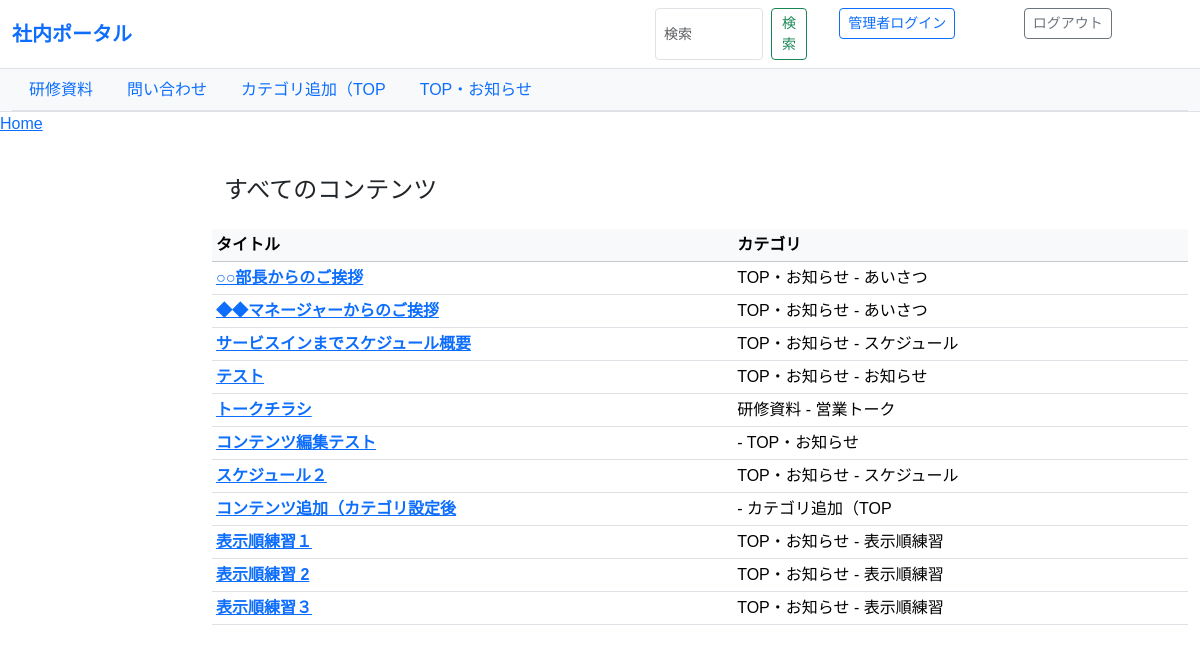
The app's page /all_contents/, older data.
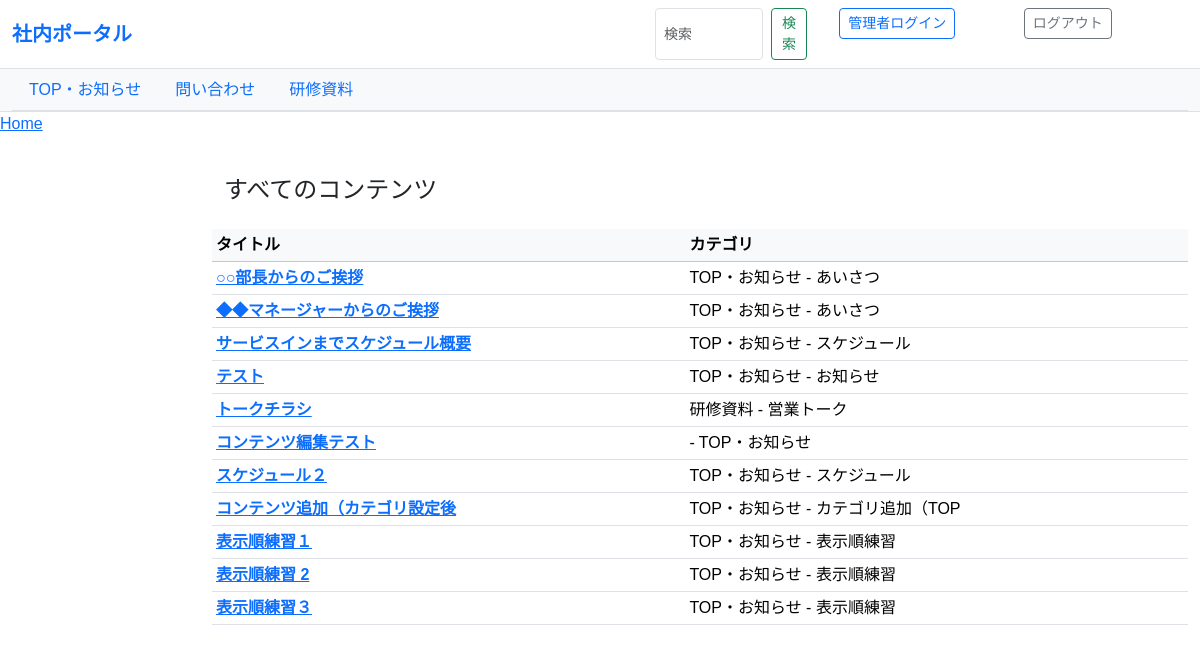
The same page, newer data.
### share/models.py (models this page shows, shortened)
class Category(models.Model):
    id = models.AutoField(primary_key=True)
    name = models.CharField(
        verbose_name="カテゴリ名",
        max_length=100
    )
    parent_id = models.PositiveIntegerField(
        db_column="親カテゴリ",
        null=True, blank=True,
    )
    category_display_order_tabs = models.PositiveIntegerField(
        verbose_name="表示順(タブ)",
        null=True, blank=True,
    )
    category_display_order_leftmenues = models.PositiveIntegerField(
    verbose_name="表示順(左メニュー)",
    null=True, blank=True,
    )
    @property
    def parent(self):
        if self.parent_id:
            return Category.objects.filter(id=self.parent_id).first()
        return None
    class Meta:
        db_table = "カテゴリ"
        verbose_name = "カテゴリ"
        verbose_name_plural = "カテゴリ"

class Content(models.Model):
    id = models.AutoField(primary_key=True)
    administrator = models.ForeignKey(
        Administrator,
        on_delete=models.CASCADE,
        db_column="管理者ID"
    )
    category = models.ForeignKey(
        Category,
        on_delete=models.CASCADE,
        db_column="カテゴリID"
    )
    contents_display_order = models.PositiveIntegerField(
        verbose_name="表示順(コンテンツ)",
        null=True, blank=True,
    )
    title = models.CharField(
        verbose_name="表示名称（タイトル）",
        max_length=200
    )
    description = models.TextField(
        verbose_name="概要説明",
        blank=True, null=True
    )
    updater_user_id = models.PositiveIntegerField(
        verbose_name="更新者ID",
    )
    updated_at = models.DateTimeField(
        verbose_name="更新日",
        auto_now=True
    )
    file_url = models.URLField(
        verbose_name="添付ファイル格納先URL",
        max_length=500,
        blank=True, null=True
    )
    file_type = models.CharField(
        verbose_name="ファイル種別",
        max_length=50
    )
    class Meta:
        db_table = "コンテンツ"
        verbose_name = "コンテンツ"
        verbose_name_plural = "コンテンツ"

### share/views.py (the view)
# urls.py: path("all_contents/", views.all_contents, name="all_contents"),
def all_contents(request):
    contents_qs = (
        Content.objects
        .select_related("category")       # category.name をテンプレで使う前提
        .all()
        .order_by("id") #表示順を追加
    )
    template_name = "all_contents.html"
    return render(request, template_name, {
        "all_contents": contents_qs,
    })

### share/context_processors.py (called while the page is built)
def parent_categories(request):
    return {
        "parent_categories": Category.objects.filter(parent_id__isnull=True).order_by("category_display_order_tabs")
    }

def current_ids_processor(request):
    match = request.resolver_match
    if not match:
        return {}
    kwargs = match.kwargs
    return {
        "current_parent_id": kwargs.get("parent_id"),
        "current_category_id": kwargs.get("category_id"),
    }

### share/templates/all_contents.html (shortened to what this page needs)
{% extends "base.html"%}
{% block content %}
<div class="container my-4">
    <h1 class="h4 mb-3">すべてのコンテンツ</h1>
</div>
    <div class="table-responsive">
        <table class="table table-sm table-hover align-middle">
            <thead class="table-light">
                <tr>
                    <th>タイトル</th>
                    <th>カテゴリ</th>
                </tr>
            </thead>
            <tbody>
                {% for content in all_contents %}
                    <tr>
                        <td>
                            <a class="fw-semibold" href="{% url 'content_view' content_id=content.id %}">{{ content.title }}</a>
                        </td>
                        <td>{{ content.category.parent.name }} - {{ content.category.name }}</td>
                    </tr>
                {% empty %}
                    <tr>
                        <td colspan="2">表示するコンテンツがありません。</td>
                    </tr>
                {% endfor %}
            </tbody>
    </div>
{% endblock %}

### share/templates/base.html (shortened to what this page needs)
<!DOCTYPE html>
<html lang="ja">
<head>
  <link href="https://cdn.jsdelivr.net/npm/bootstrap@5.3.3/dist/css/bootstrap.min.css" rel="stylesheet">
</head>
<body>
  <nav class="navbar navbar-expand-lg navbar-light bg-white border-bottom sticky-top">
    <div class="container-fluid d-flex justify-content-between align-items-center">
      <a class="navbar-brand fw-bold text-primary" href="{% url 'parent_contents_default' %}">社内ポータル</a>
        <div class="d-flex gap-2">
        <div class="container-fluid">
          <form class="d-flex" action="{% url 'search_results' %}" method="get">
            <input class="form-control form-control-sm me-2" type="search" name="q" placeholder="検索" aria-label="Search">
            <button class="btn btn-outline-success btn-sm" type="submit">検索</button>
          </form>
        </div>
        <div class="container-fluid">
          <form action="{% url 'login' %}" method="post">
            <input class="btn btn-outline-primary btn-sm" type="submit" value="管理者ログイン">
          </form>
        </div>
        <div class="container-fluid">
          <form action="{% url 'logout' %}" method="post">
            <input class="btn btn-outline-secondary btn-sm" type="submit" value="ログアウト">
          </form>
        </div>
      </div>
    </div>
  </nav>
  <div class="bg-light border-bottom">
    <div class="container-fluid">
      <ul class="nav nav-tabs">
        {% for cat in parent_categories %}
          <li class="nav-item">
            <a class="nav-link {% if parent and parent.id == cat.id %}active{% endif %}"
              href="{% url 'parent_contents' parent_id=cat.id %}">
              {{ cat.name }}
            </a>
          </li>
        {% empty %}
          <li class="nav-item text-muted small p-2">親カテゴリが未登録です</li>
        {% endfor %}
      </ul>
    </div>
  </div>
<nav aria-label="breadcrumb">
  <ol class="breadcrumb">
    <li class="breadcrumb-item"><a href={% url "parent_contents_default" %}>Home</a></li>
  </ol>
</nav>
  <main class="container-fluid my-3">
    <div class="row">
      <aside class="col-12 col-md-3 col-lg-2 mb-3">
      </aside>
      <section class="col-12 col-md-9 col-lg-10">
        {% block content %}{% endblock %}
      </section>
    </div>
  </main>
</body>
</html>

Row changes from the older to the newer data that the page shows:
no longer on this page (row edited): Category: name "カテゴリ追加（TOP"
changed Category "TOP・お知らせ": moves up the list
changed Category "問い合わせ": moves down the list
changed through a linked row, Content "コンテンツ追加（カテゴリ設定後": category.parent.name (not shown) → "TOP・お知らせ"
